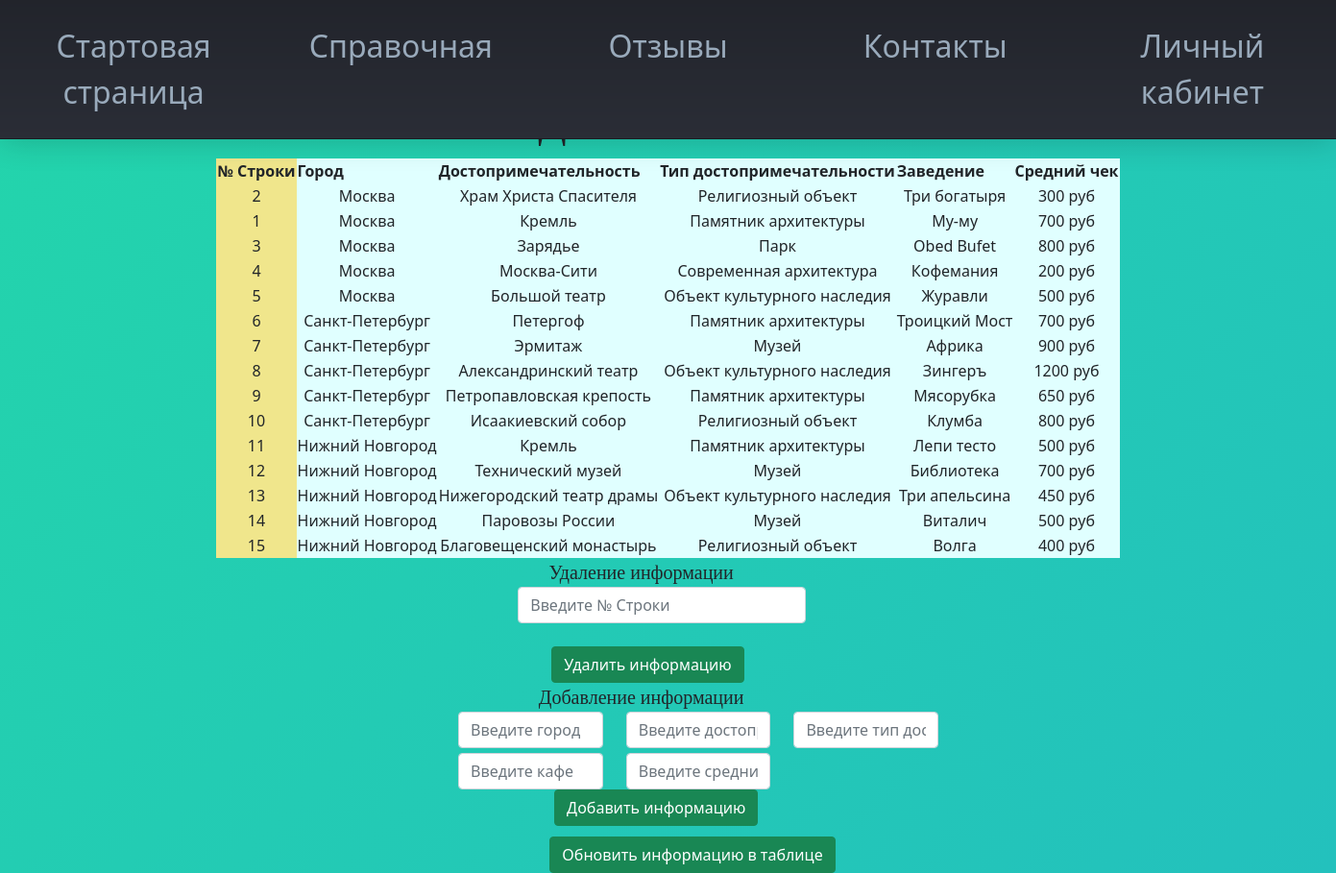
The page /ProcessingInfa.php (signed in) on the database as committed earlier.
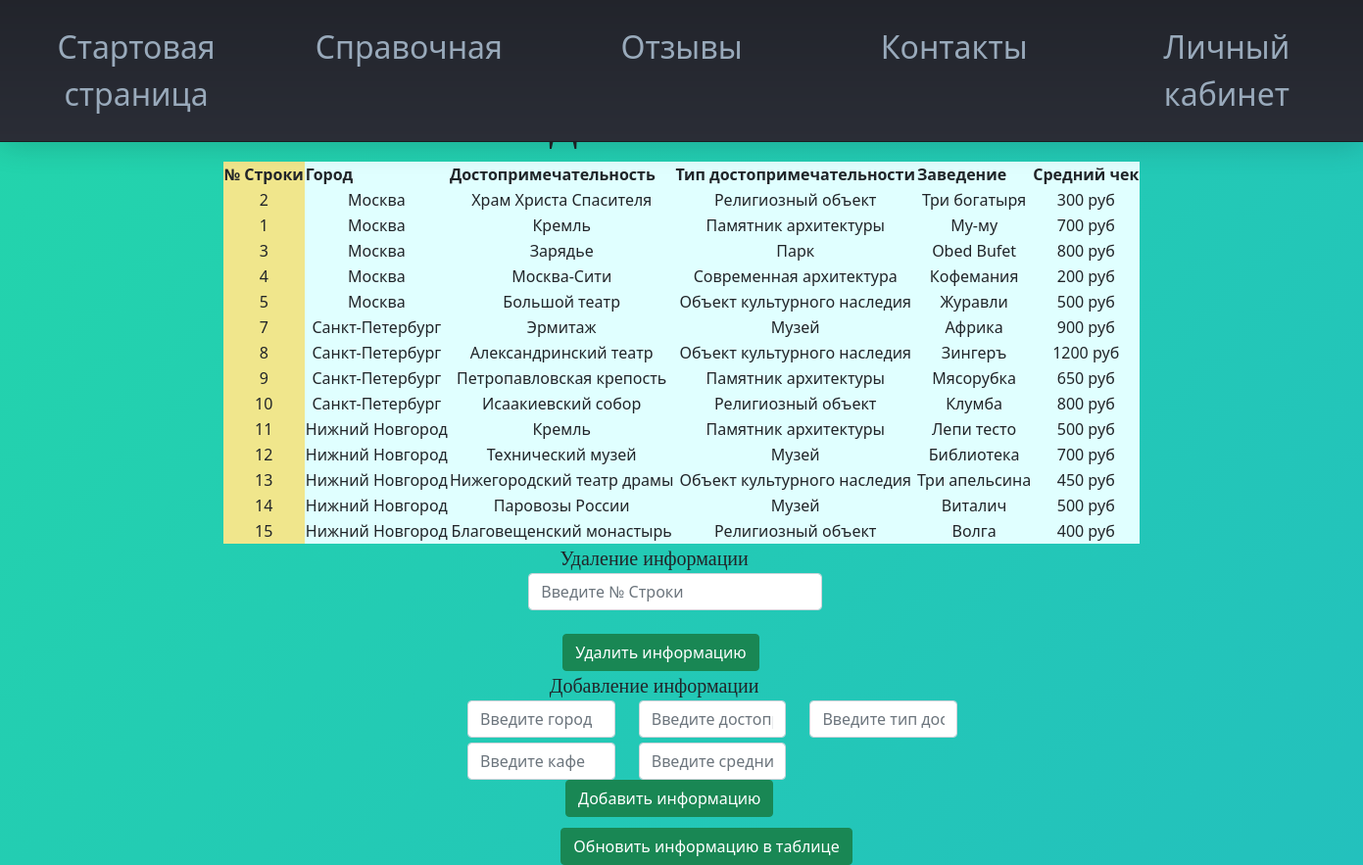
The same page on the database as committed later.
### tables this page shows
CREATE TABLE `infa` (
  `id` int(11) UNSIGNED NOT NULL,
  `gorod` varchar(50) NOT NULL,
  `dos` varchar(50) NOT NULL,
  `typeDos` varchar(50) NOT NULL,
  `cafe` varchar(50) NOT NULL,
  `checkCafe` varchar(50) NOT NULL
);

### ProcessingInfa.php (the view, shortened to what this page needs)
<!DOCTYPE html>
<html lang ="en">
<head>
  <link rel="stylesheet" href="https://cdn.jsdelivr.net/npm/bootstrap@5.0.0-beta1/dist/css/bootstrap.min.css">
  <link rel="stylesheet" href="/css/style.css">
    <link rel="stylesheet" href="/css/menuStyle.css">
  </head>
<body>
  <div class="container mt-4">
    <header id="header">
	<nav class="links" style="--items: 5;">
		<a href="index.php">Стартовая страница</a>
		<a href="information.php">Справочная</a>
		<a href="otziv.php">Отзывы</a>
		<a href="about.php">Контакты</a>
		<a href="account.php">Личный кабинет</a>
	</nav>
</header>
<div id="otzivtext" align="center"   style="margin-top: 7%;">
<p>Админ панель</p>
</div>
<?php
$mysql = new mysqli('localhost', 'root', 'root', 'infa-bd');
$sql = $mysql->query("SELECT * FROM `infa` WHERE `gorod`!=''");
    ?><div class="head_info" align="center">
      <table>
  <colgroup>
    <col span="1" style="background:Khaki">
    <col span="4" style="background:LightCyan">
    <col style="background-color:LightCyan">
  </colgroup>
  <tr>
    <th>№ Строки</th>
    <th>Город</th>
    <th>Достопримечательность</th>
    <th>Тип достопримечательности</th>
    <th>Заведение</th>
    <th>Средний чек</th>
  </tr>
  <?php while ($result = mysqli_fetch_array($sql)) {?>
  <tr>
    <td align="center"><?php echo "{$result['id']}";?></td>
    <td align="center"><?php echo "{$result['gorod']}";?></td>
    <td align="center"><?php echo "{$result['dos']}";?></td>
    <td align="center"><?php echo "{$result['typeDos']}";?></td>
    <td align="center"><?php echo "{$result['cafe']}";?></td>
    <td align="center"><?php echo "{$result['checkCafe']}";?></td>
  </tr>
 <?php
  }
  ?>
</table>
</div>
<div align="center">
<p id="VivodAdminsInfa">Удаление информации</p>
</div>
<div style="margin-right:-20%;">
<form action="DelInfa.php" method="post">
  <input id="DelId" type="text" name="DelId" class="form-control" placeholder="Введите № Строки" style="width: 300px;"><br>
  <button id="buttonAddUsers" class="btn btn-success" type=submit style="margin-left:7%;">Удалить информацию</button>
</form>
</div>
<div align="center">
<p id="VivodAdminsInfa">Добавление информации</p>
</div>
<div class="container">
<form action="AddInfa.php" method="post">
  <div class="row">
    <div class="col-sm-4">
      <input type="text" id="AddGorod"name="AddGorod" class="form-control" placeholder="Введите город">
    </div>
    <div class="col-sm-4">
      <input type="text" id="AddDos"name="AddDos" class="form-control" placeholder="Введите достопримечательность">
    </div>
    <div class="col-sm-4">
      <input type="text" id="AddTypeDos"name="AddTypeDos" class="form-control" placeholder="Введите тип достопримечательность">
    </div>
    <div class="col-sm-4">
      <input type="text" id="AddCafe"name="AddCafe" class="form-control" placeholder="Введите кафе" style="margin-top:3%;">
    </div>
    <div class="col-sm-4">
      <input type="text" id="AddCheckCafe"name="AddCheckCafe" class="form-control" placeholder="Введите средний чек" style="margin-top:3%;">
    </div>
  </div>
  <button id="buttonAddUsers" class="btn btn-success" type=submit style="margin-left:20%;">Добавить информацию</button>
</form>
</div>
<div style="margin-top:1%;">
<form action="ProcessingInfa.php">
  <button id="buttonAddUsers" class="btn btn-success" style="margin-left:20%;">Обновить информацию в таблице</button>
</form>
</div>
</div>
</body>
</html>

Rows that differ between the two databases and show on the page:
removed infa: id "6", gorod "Санкт-Петербург", dos "Петергоф", typeDos "Памятник архитектуры", cafe "Троицкий Мост", checkCafe "700 руб"
